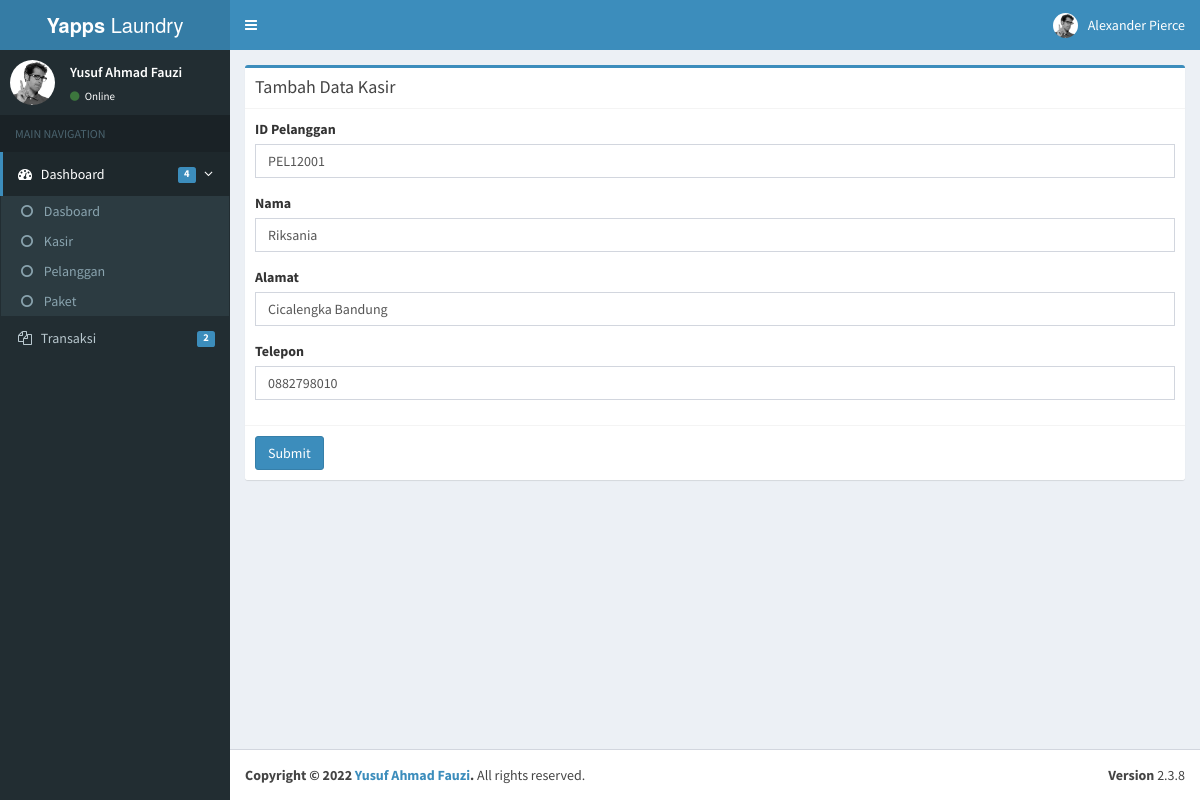
/page/Pelanggan/edit.php?id=PEL12001&aksi=edit, run on the app's committed database.
### tables this page shows
CREATE TABLE `tb_pelanggan` (
  `id_pelanggan` varchar(11) NOT NULL,
  `nm_pel` varchar(50) NOT NULL,
  `alamat` varchar(50) NOT NULL,
  `hp` varchar(13) NOT NULL
);

### page/database.php (called while the page is built, shortened)
<?php
class database{
    var $host = "localhost";
    var $username = "root";
    var $password = "";
    var $database = "laundry";
    var $koneksi = "";
    function __construct(){
        $this->koneksi = mysqli_connect($this->host, $this->username,
         $this->password, $this->database);
    }
    function get_by_id($id_pelanggan)
    {
        $query = mysqli_query($this->koneksi, "select * from tb_pelanggan where id_pelanggan='$id_pelanggan' ");
        return $query->fetch_array();
    }
}
?>

### page/Pelanggan/edit.php (the view, shortened to what this page needs)
<?php
include('../database.php');
$db = new database();
$id_pelanggan = $_GET['id'];
if (! is_null($id_pelanggan))
{
	$id_pelanggan = $db->get_by_id($id_pelanggan);
}
else
{
	header('location:tampil.php');
}
?>
<!DOCTYPE html>
<html>
<head>
  <link rel="stylesheet" href="../../bootstrap/css/bootstrap.min.css">
  <link rel="stylesheet" href="https://cdnjs.cloudflare.com/ajax/libs/font-awesome/4.5.0/css/font-awesome.min.css">
  <link rel="stylesheet" href="https://cdnjs.cloudflare.com/ajax/libs/ionicons/2.0.1/css/ionicons.min.css">
  <link rel="stylesheet" href="../../dist/css/AdminLTE.min.css">
  <link rel="stylesheet" href="../../dist/css/skins/_all-skins.min.css">
</head>
<body class="hold-transition skin-blue sidebar-mini">
<div class="wrapper">
  <header class="main-header">
    <a href="../../index2.html" class="logo">
      <span class="logo-lg"><b>Yapps </b>Laundry</span>
    </a>
    <nav class="navbar navbar-static-top">
      <a href="#" class="sidebar-toggle" data-toggle="offcanvas" role="button">
      </a>
      <div class="navbar-custom-menu">
        <ul class="nav navbar-nav">
          <li class="dropdown user user-menu">
            <a href="#" class="dropdown-toggle" data-toggle="dropdown">
              <img src="../../dist/img/user2-160x160.jpg" class="user-image" alt="User Image">
              <span class="hidden-xs">Alexander Pierce</span>
            </a>
          </li>
        </ul>
      </div>
    </nav>
  </header>
  <aside class="main-sidebar">
    <section class="sidebar">
      <div class="user-panel">
        <div class="pull-left image">
          <img src="../../dist/img/user2-160x160.jpg" class="img-circle" alt="User Image">
        </div>
        <div class="pull-left info">
          <p>Yusuf Ahmad Fauzi</p>
          <a href="#"><i class="fa fa-circle text-success"></i> Online</a>
        </div>
      </div>
      <ul class="sidebar-menu">
        <li class="header">MAIN NAVIGATION</li>
        <li class="active treeview">
          <a href="#">
            <i class="fa fa-dashboard"></i> <span>Dashboard</span>
            <span class="pull-right-container">
              <i class="fa fa-angle-left pull-right"></i>
              <span class="label label-primary pull-right">4</span>
            </span>
          </a>
          <ul class="treeview-menu">
            <li><a href="../../tampil.php"><i class="fa fa-circle-o"></i> Dasboard</a></li>
            <li><a href="../Kasir/tampil.php"><i class="fa fa-circle-o"></i> Kasir</a></li>
            <li><a href="tampil.php"><i class="fa fa-circle-o"></i> Pelanggan</a></li>
            <li><a href="../Paket/tampil.php"><i class="fa fa-circle-o"></i> Paket</a></li>
          </ul>
        </li>
        <li class="treeview">
          <a href="#">
            <i class="fa fa-files-o"></i>
            <span>Transaksi</span>
            <span class="pull-right-container">
              <span class="label label-primary pull-right">2</span>
            </span>
          </a>
        </li>
        </ul>
    </section>
  </aside>
  <div class="content-wrapper">
    <section class="content-header">
    <div class="box box-primary">
            <div class="box-header with-border">
              <h3 class="box-title">Tambah Data Kasir</h3>
            </div>
            <form method= "post" action="../inputdata.php?action=update">
              <div class="box-body">
                <div class="form-group">
                  <label for="exampleInputEmail1">ID Pelanggan</label>
                  <input type="text" class="form-control" id="exampleInputEmail1" name="id_pelanggan" value="<?php echo $id_pelanggan['id_pelanggan']; ?>" >
                </div>
                <div class="form-group">
                  <label for="exampleInputEmail1">Nama</label>
                  <input type="text" class="form-control" id="exampleInputEmail1" name="nm_pel" value="<?php echo $id_pelanggan['nm_pel']; ?>">
                </div>
                <div class="form-group">
                  <label for="exampleInputEmail1">Alamat</label>
                  <input type="text" class="form-control" id="exampleInputEmail1" name="alamat" value="<?php echo $id_pelanggan['alamat']; ?>">
                </div>
                <div class="form-group">
                  <label for="exampleInputEmail1">Telepon</label>
                  <input type="text" class="form-control" id="exampleInputEmail1" name="hp" value="<?php echo $id_pelanggan['hp']; ?>">
                </div>
              </div>
              <div class="box-footer">
                <button type="submit" name="tombol" class="btn btn-primary" onclick="m()">Submit</button>
              </div>
            </form>
          </div>
    </section>
  </div>
  <footer class="main-footer">
    <div class="pull-right hidden-xs">
      <b>Version</b> 2.3.8
    </div>
    <strong>Copyright &copy; 2022 <a href="">Yusuf Ahmad Fauzi</a>.</strong> All rights
    reserved.
  </footer>
</body>
</html>

### data on the page
tb_pelanggan: id_pelanggan "PEL12001", nm_pel "Riksania", alamat "Cicalengka Bandung", hp "0882798010"
